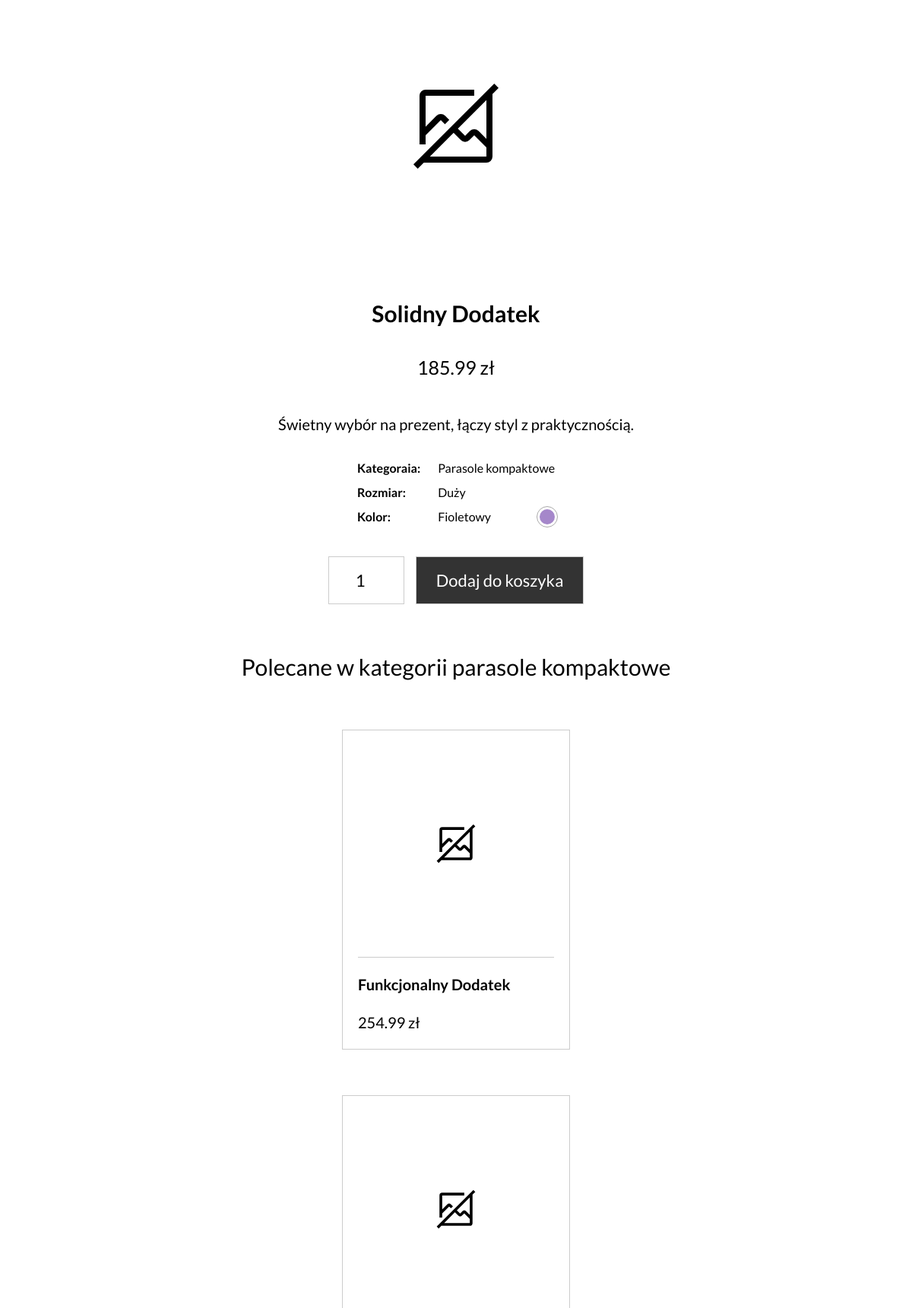
Page /pages/product.php?id=653 (middle part) on the earlier database version.
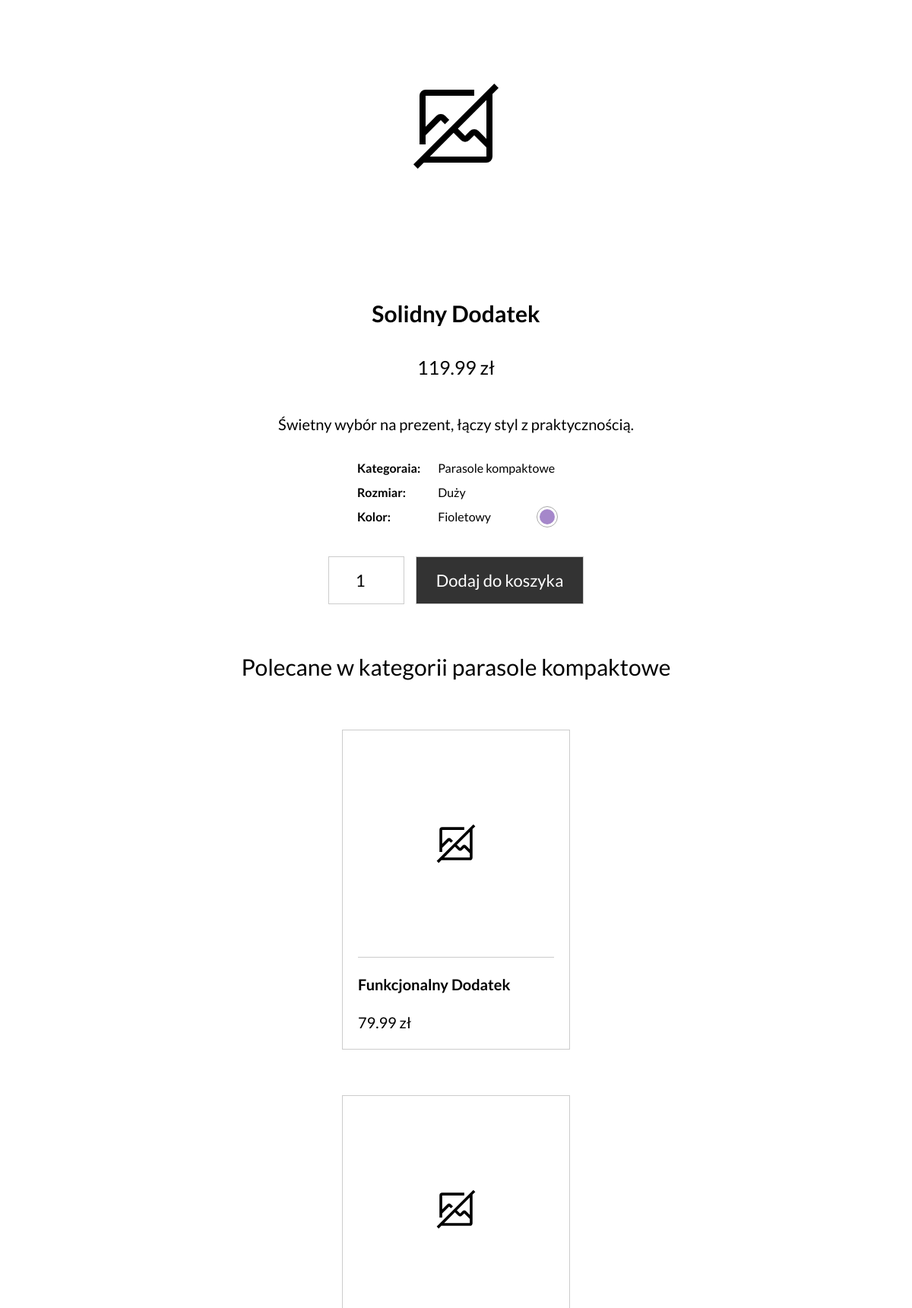
Same page on the later database version.
### tables this page shows
CREATE TABLE `product` (
  `product_id` int(11) NOT NULL,
  `category_id` int(11) NOT NULL,
  `color_id` int(5) NOT NULL,
  `size_id` int(1) NOT NULL,
  `name` varchar(45) NOT NULL,
  `description` text NOT NULL,
  `price` decimal(10,2) NOT NULL,
  `quantity` int(11) NOT NULL,
  `is_archived` tinyint(1) NOT NULL DEFAULT 0
);

CREATE TABLE `category` (
  `category_id` int(11) NOT NULL,
  `name` varchar(45) NOT NULL
);

CREATE TABLE `size` (
  `size_id` int(1) NOT NULL,
  `name` varchar(20) NOT NULL
);

CREATE TABLE `color` (
  `color_id` int(11) NOT NULL,
  `name` varchar(20) NOT NULL,
  `hex_code` varchar(255) NOT NULL COMMENT 'color hex code with #'
);

### pages/product.php (the view, shortened to what this page needs)
<?php
	require_once('components/htmlBegin.php');
?>
<div class="page-container product-page">
	<div class="flex-container">
		<?php
			$getProducts = getProducts($conn, 'default', false, true);
			$product = $getProducts['products'][0];
		?>
		<div class="product-img"> <?= getProductImage($product['pro_product_id'], 0, $product['pro_color_id']) ?> </div>
		<div class="flex-container flex-1 flex-column gap-l mobile-description" style="margin-left: 1rem;">
			<h2> <?= $product['pro_name'] ?> </h2>
			<p class="price"> <?= $product['pro_price'] ?> zł</p>
			<p class=""> <?= $product['pro_description'] ?> </p>
			<table>
				<tr>
					<th>Kategoraia:</th>
					<td>Parasole <?= $product['cat_name'] ?></td>
				</tr>
				<tr>
					<th>Rozmiar:</th>
					<td> <?= $product['siz_name'] ?></td>
				</tr>
				<tr>
					<th>Kolor:</th>
					<td class="flex-container align-center flex-row nowrap gap-m" style="justify-content: space-between;">
						<?= $product['col_name'] ?>
						<label class="color-checkbox-label" style="background: <?= $product['col_hex_code'] ?> ;"></label>
					</td>
				</tr>
			</table>
			<div class="flex-container  flex-row nowrap gap-s">
				<input type="number" name="add-to-card-mount" id="add-to-card-mount" class="add-to-cart-input" min="1" value="1">
				<button class="btn add-to-cart-button" style="white-space: nowrap" onclick="addToCartWithInput(<?= $product['pro_product_id'] ?>)">Dodaj do koszyka</button>
			</div>
		</div>
		<div class="flex-container">
			<p class="recommended" style="font-size: 1.5rem;">Polecane w kategorii parasole <?= $product['cat_name'] ?></p>
			<div class="flex-container flex-row nowrap align-center" style="position: relative;">
				<?php
					$sql = 'SELECT product_id, name, price, color_id FROM product WHERE category_id = ' . $product['pro_category_id'] . ' ORDER BY RAND() LIMIT 3;';
					$result = mysqli_query($conn, $sql);
					while ($row = mysqli_fetch_assoc($result)) {
						echo '<a href="/produkt?id=' . $row['product_id'] . '" class="product-card">
								'. getProductImage($row['product_id'], 0, $row['color_id']) .'
								<hr>
								<h4>' . $row['name'] . '</h4>
								<p>' . $row['price'] . ' zł</p>
							</a>';
					}
				?>
			</div>
		</div>
	</div>
</div>
<?php
	require_once('components/htmlEnd.php');
?>

### handlers/functions.php (shortened to what this page needs)
<?php
	function getProductImage($id, $index = 0, $colorId = null) {
		$imageName = $id . '-' . $index . '.webp';
		$filePath = 'assets/product/' . $imageName;
		$src = file_exists($filePath) ? $filePath : 'assets/site-images/no-image.svg';
		if ($src == 'assets/site-images/no-image.svg') {
			return getImageByColor($colorId);
		} else {
			return '<img src="' . $src . '" loading="lazy" style="object-fit: contain;">';
		}
	}
	function getImageByColor($colorId) {
		$filePath = 'assets/product/color/' . $colorId . '.webp';
		$src = file_exists($filePath) ? $filePath : 'assets/site-images/no-image.svg';
		if ($src == 'assets/site-images/no-image.svg') {
			return '<img src="' . $src . '" style="padding: 5em;" loading="lazy">';
		} else {
			return '<img src="' . $src . '" loading="lazy" style="object-fit: contain;">';
		}
	}
	function getProducts($conn, $sort = 'default', $pagination = false, $limitOne = false) {
		$sortOptions = [
			'default' => 'pro_product_id DESC',
			'price-asc' => 'pro_price ASC',
			'price-desc' => 'pro_price DESC',
			'name-asc' => 'pro_name ASC',
			'name-desc' => 'pro_name DESC',
			'category-asc' => 'cat_name ASC',
			'category-desc' => 'cat_name DESC',
			'id-asc' => 'pro_product_id ASC',
			'id-desc' => 'pro_product_id DESC',
			'color-asc' => 'col_name ASC',
			'color-desc' => 'col_name DESC',
			'size-asc' => 'siz_name ASC',
			'size-desc' => 'siz_name DESC',
			'quantity-asc' => 'pro_quantity ASC',
			'quantity-desc' => 'pro_quantity DESC'
		];
		$sort = $sortOptions[$sort] ?? $sortOptions['default'];
			$paginationSql = '';
			$pageNumber = 1;
			$numberOfPages = 1;
			$whereSql = '';
			if ($limitOne) {
				$whereSql = 'WHERE pro.is_archived = 0 AND pro.product_id = ' . $_GET['id'];
			}
		$sql = 'SELECT
					pro.product_id 		AS pro_product_id,
					pro.category_id 	AS pro_category_id,
					pro.color_id 		AS pro_color_id,
					pro.size_id 		AS pro_size_id,
					pro.name 			AS pro_name,
					pro.description 	AS pro_description,
					pro.price 			AS pro_price,
					pro.quantity 		AS pro_quantity,
					pro.is_archived 	AS pro_is_archived,
					category.name 		AS cat_name,
					color.name 			AS col_name,
					color.hex_code		AS col_hex_code,
					size.name 			AS siz_name
				FROM product pro
				JOIN category ON pro.category_Id = category.category_Id
				JOIN color ON pro.color_Id = color.color_Id
				JOIN size ON pro.size_Id = size.size_Id ' .
				$whereSql . '
				ORDER BY ' . $sort . $paginationSql;
		$result = mysqli_query($conn, $sql);
		return [
			'products' => mysqli_fetch_all($result, MYSQLI_ASSOC),
			'pagination' => [
				'currentPage' => $pageNumber,
				'totalPages' => $numberOfPages
			],
			'foundProducts' => mysqli_num_rows($result)
		];
	}
?>

Differences in the rows shown:
changed product "Solidny Dodatek": price "185.99" → "119.99"
changed product "Funkcjonalny Dodatek": price "254.99" → "79.99"
